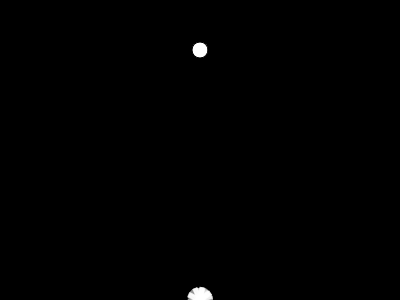
Frame 1 (no input)
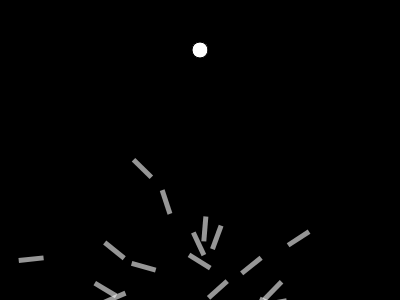
Frame 60 (no input)
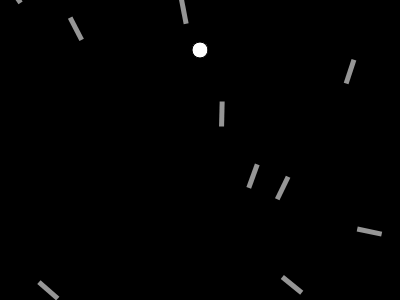
Frame 120 (the mouse pressed at the canvas centre since frame 60)

The p5.js sketch that drew these frames (run headless with seeded random() and noise() and a simulated clock; from frame 60 on, the mouse is pressed at the canvas centre):

// p5.js sketch
// ── sketch.js
var rocket;
var population;
var lifespan = 200;
var lifeP;
var count =0
var target;

function setup() {

	createCanvas(400,300);
	population = new Population();
	lifeP = createP();
	target = createVector(width/2,50);
}

function draw(){
	background(0);
	population.run();
	lifeP.html(count);
	count++;

	if(count==lifespan){
		population.evluate();
		population.selection();
		//population = new Population();
		count =0;
	}

	ellipse(target.x,target.y,16,16);
}

function Population(){
	this.rockets = [];
	this.popsize = 25;
	this.matingpool = [];
	

	for (var i =0;i<this.popsize;i++){
		this.rockets[i] = new Rocket();
	}

	this.evluate = function(){

		var maxfit = 0;

		for(var i =0;i<this.popsize;i++){
			this.rockets[i].calcFitness();
			if(this.rockets[i].fitness > maxfit){
				maxfit = this.rockets[i].fitness;
			}
		}
		createP(maxfit);

		for(var i =0;i<this.popsize;i++){
			this.rockets[i].fitness/=maxfit;
		}

		this.matingpool = [];

		for(var i =0;i<this.popsize;i++){
			var n = this.rockets[i].fitness*100;
			for(var j =0;j<n;j++){
				this.matingpool.push(this.rockets[i]);
			}
		}
	}

	this.selection = function(){
		var newRockets = [];
		for(var i=0;i<this.rockets.length;i++){
			var parentA = random(this.matingpool).dna;
			var parentB = random(this.matingpool).dna;
			var child = parentA.crossover(parentB);
			child.mutation();
			newRockets[i] = new Rocket(child);
		}

		this.rockets = newRockets;
	}



	this.run = function(){
		for (var i =0;i<this.popsize;i++){
			this.rockets[i].update();
			this.rockets[i].show();
		}
	}
}

function DNA(genes){
	if(genes){
		this.genes = genes;
	}else{
		this.genes = [];
		for(var i =0;i<lifespan;i++){
			this.genes[i]= p5.Vector.random2D();
			this.genes[i].setMag(0.4);
		}
	}

	this.crossover = function(partner){
		var newgenes = [];
		var mid = floor(random(this.genes.length));
		for (var i =0;i<this.genes.length;i++){
			if(i>mid){
				newgenes[i]=this.genes[i];
			}else{
				newgenes[i] = partner.genes[i];
			}
			
		}

		return new DNA(newgenes);
	}

	 this.mutation = function() {
    	for (var i = 0; i < this.genes.length; i++) {
      		if (random(1) < 0.01) {
        		this.genes[i] = p5.Vector.random2D();
        		this.genes[i].setMag(0.4);
      		}
    	}
  	}
}

function Rocket(dna){
	this.pos = createVector(width/2,height);
	this.vel = createVector();
	this.acc = createVector();
	this.completed = false;
	this.recordDist = 10000;
	this.finishTime = 0;

	if(dna){
		this.dna = dna;
	}else{
		this.dna = new DNA();
	}
	this.fitness =0;
	

	this.applyForce = function(force){
		this.acc.add(force);
	}

	this.calcFitness = function(){
		var d = dist(this.pos.x,this.pos.x,target.x,target.y);
		//if(d<this.recordDist) this.recordDist = d;

		if (!this.completed) {
      		this.finishTime++;
    	}

    	//if (this.recordDist < 1) {
      	//	this.recordDist = 1;
    	//}

    	this.fitness = map(d,0,width,width,0);
    	//this.fitness = (1/(this.finishTime*this.recordDist));
    	
    	if(this.finishTime!=0){
    		this.fitness = this.fitness/this.finishTime
    	}
    	//this.fitness = pow(this.fitness, 2);

		if (this.completed) {
      		this.fitness *= 10;
    	}
	}

	this.update = function(){

		var d = dist(this.pos.x, this.pos.y, target.x, target.y);
    	if (d < 10) {
      		this.completed = true;
      		this.pos = target.copy();
    	}

		this.applyForce(this.dna.genes[count]);
		this.vel.add(this.acc);
		this.pos.add(this.vel);
		this.acc.mult(0);
		this.vel.limit(4);
	}

	this.show = function(){
		push();
		noStroke();
		fill(255, 150);
		translate(this.pos.x,this.pos.y);
		rotate(this.vel.heading());
		rectMode(CENTER);
		rect(0,0,25,5);
		pop();
	}
}
